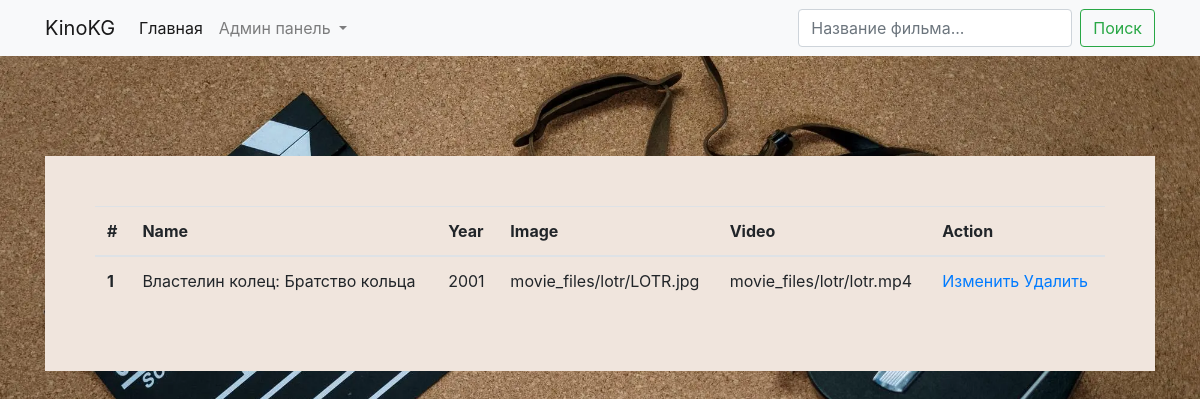
Screenshot of /admin/movie/list (signed in) with the database file from the repository.
### app/models.py (models this page shows)
class Movie(db.Model):
    id = db.Column(db.Integer, primary_key=True)
    slug = db.Column(db.String)
    name = db.Column(db.String(60), nullable=False)
    description = db.Column(db.String(255))
    year = db.Column(db.Integer)
    category_id = db.Column(db.Integer, db.ForeignKey('category.id'))
    category = db.relationship('Category', backref=db.backref('movies', lazy='dynamic'))
    image = db.Column(db.String(255))
    video = db.Column(db.String(255))

### app/views.py (the view)
@login_required
def admin_movie_list():
    movie_list = Movie.query.all()
    return render_template('admin/movie_list.html', movie_list=movie_list)

### app/models.py (called while the page is built)
@login_manager.user_loader
def load_user(user_id):
    user = User.query.get(int(user_id))
    return user

### app/templates/admin/movie_list.html
{% extends 'base.html' %}
{% block content %}
    <table class="table table-hover">
  <thead>
    <tr>
      <th scope="col">#</th>
      <th scope="col">Name</th>
      <th scope="col">Year</th>
      <th scope="col">Image</th>
      <th scope="col">Video</th>
      <th scope="col">Action</th>
    </tr>
  </thead>
  <tbody>
  {% for movie in movie_list %}
    <tr>
      <th scope="row">{{ movie.id }}</th>
      <td>{{ movie.name }}</td>
      <td>{{ movie.year }}</td>
      <td>{{ movie.image }}</td>
      <td>{{ movie.video }}</td>
      <td>
          <a href="{{ url_for('admin_movie_update', movie_id=movie.id) }}">Изменить</a>
          <a href="{{ url_for('admin_movie_delete', movie_id=movie.id) }}">Удалить</a>
      </td>
    </tr>
    {% endfor %}
  </tbody>
    </table>
{% endblock content %}

### rows the page displays
Movie: id "1", name "Властелин колец: Братство кольца", year "2001", image "movie_files/lotr/LOTR.jpg", video "movie_files/lotr/lotr.mp4"
